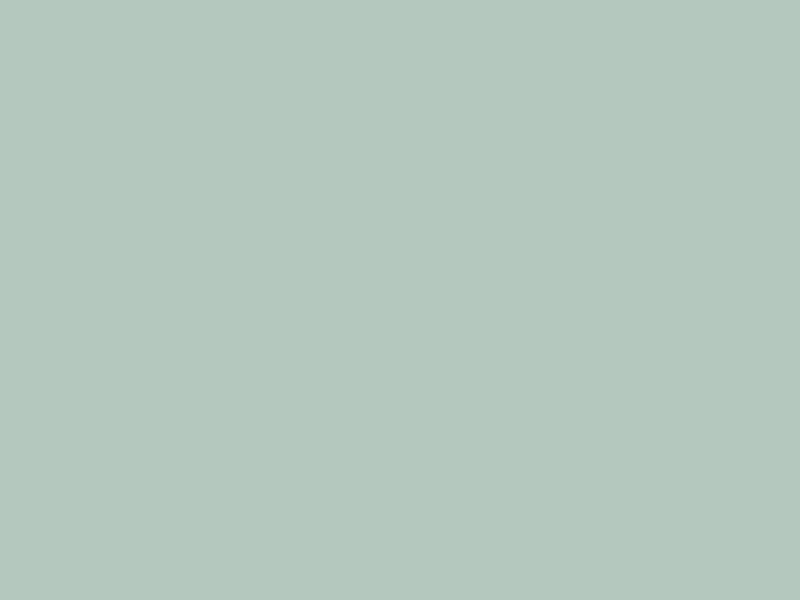
Frame 1 (no input)
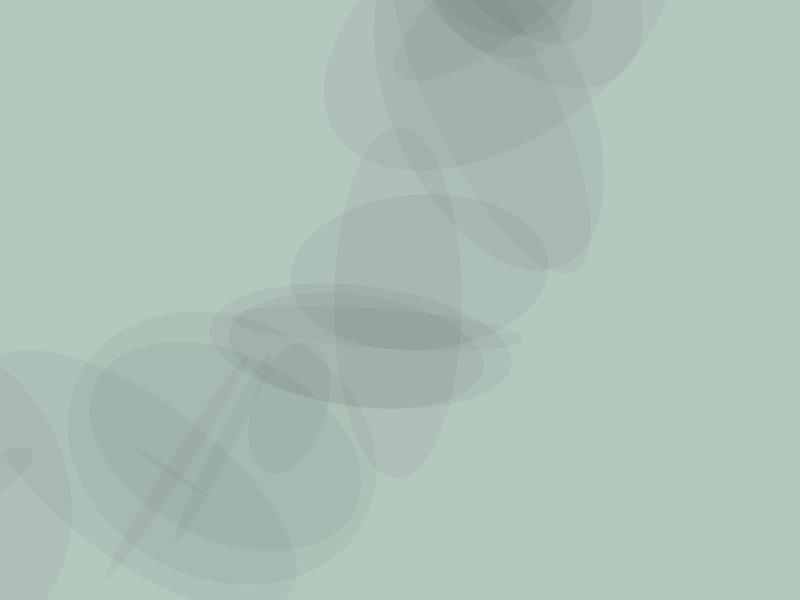
Frame 60 (the mouse pressed at the canvas centre just before this capture)
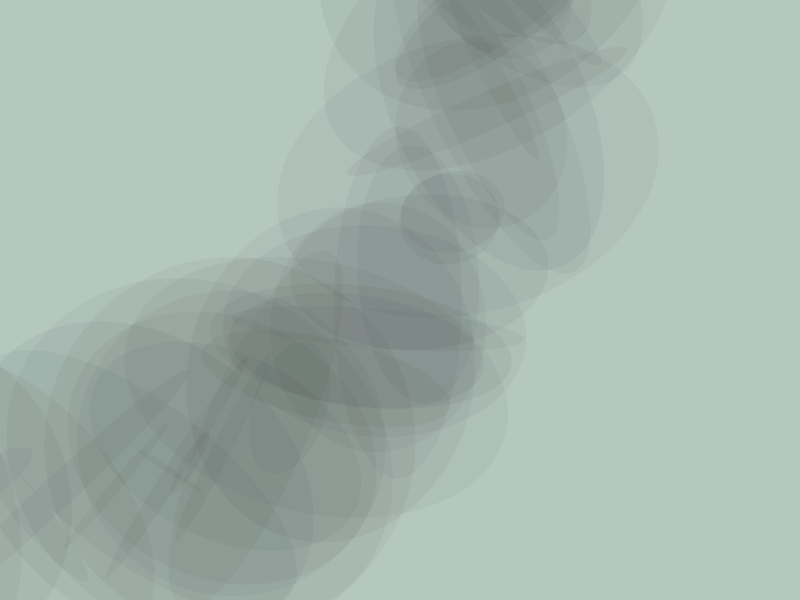
Frame 120 (the mouse held since frame 60 and released just before this capture)

The Processing sketch that drew these frames (run headless with seeded random() and noise(); from frame 60 on, the mouse is pressed at the canvas centre):

// Processing sketch: processing_35401
// ── processing_35401.pde

// This is a Practice Sketch 
// Jacob Wan 
int loop_counter=0;
void setup  () {
  size (800, 600);
  strokeWeight (4);
  frameRate (10);
  background (180, 200, 190, 10); 
  smooth();
} 

void draw () {
   loop_counter++; 
  int centerX = floor(width/2); 
  int centerY = floor(height/2);
  noStroke();
  fill(random (30), random(30), random(30),10);
  rotate (random(TWO_PI));
  ellipse(centerX,centerY, random(400), random(400));
  fill(180,200,190,10);
  text("iteration="+loop_counter, width-100, height-10);
  
}               
